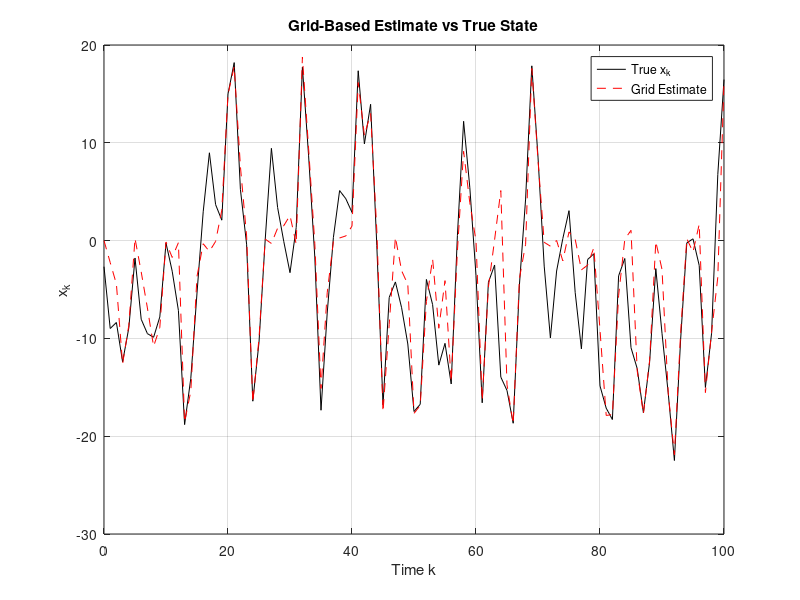
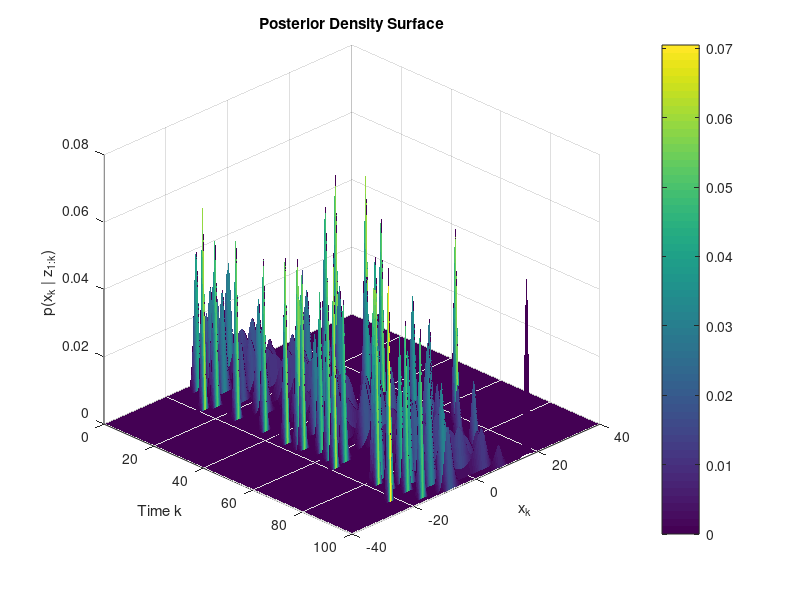

Reproduce these figures in MATLAB, in order. (Note: this script raises an error after producing the figures.)
%Grid-Based Filter for nonlinear estimation
clear; clc;

% Parameters
rng(1);
K_max = 100;
Q = 10;          % Process noise variance
R = 1;           % Measurement noise variance
N = 1000;        % Number of grid points
x_range = [-40, 40];
x_grid = linspace(x_range(1), x_range(2), N);  % State grid
dx = x_grid(2) - x_grid(1);  % Grid spacing

% Initialize true state and measurements
x_true = zeros(1, K_max + 1);
z = zeros(1, K_max + 1);
x_true(1) = randn;  % Initial state from N(0,1)

for k = 2:K_max + 1
    x_prev = x_true(k-1);
    v = sqrt(Q) * randn;
    x_true(k) = 0.5 * x_prev + (25 * x_prev) / (1 + x_prev^2) + 8 * cos(1.2 * (k-1)) + v;
end

for k = 1:K_max + 1
    n = sqrt(R) * randn;
    z(k) = (x_true(k)^2) / 20 + n;
end

% Initialize prior belief: p(x_0) ~ N(0,1)
prior = normpdf(x_grid, 0, 1);
prior = prior / sum(prior);  % Normalize

% Storage for estimates
x_gb = zeros(1, K_max + 1);
x_gb(1) = sum(x_grid .* prior);  % Expected value from prior
posterior_history = zeros(K_max + 1, N);  % For heatmap
posterior_history(1, :) = prior;

% Main filtering loop
for k = 2:K_max + 1
    % Prediction step
    pred = zeros(1, N);
    for j = 1:N
        f = 0.5 * x_grid(j) + (25 * x_grid(j)) / (1 + x_grid(j)^2) + 8 * cos(1.2 * (k-1));
        pred = pred + prior(j) * normpdf(x_grid, f, sqrt(Q));
    end
    pred = pred / sum(pred);  % Normalize prediction

    % Update step using measurement likelihood
    z_pred = (x_grid.^2) / 20;
    likelihood = normpdf(z(k), z_pred, sqrt(R));
    posterior = likelihood .* pred;
    posterior = posterior / sum(posterior);  % Normalize posterior

    % Save results
    x_gb(k) = sum(x_grid .* posterior);
    posterior_history(k, :) = posterior;

    % Prepare for next step
    prior = posterior;
end

% --- Plot Results ---
figure;
plot(0:K_max, x_true, 'k-', 'DisplayName', 'True x_k'); hold on;
plot(0:K_max, x_gb, 'r--', 'DisplayName', 'Grid Estimate');
xlabel('Time k'); ylabel('x_k');
legend; grid on;
title('Grid-Based Estimate vs True State');


[X, K] = meshgrid(x_grid, 0:K_max);
figure;
surf(K, X, posterior_history, 'EdgeColor', 'none');
xlabel('Time k'); ylabel('x_k'); zlabel('p(x_k | z_{1:k})');
title('Posterior Density Surface');
view([45 30]);
colorbar;


k_vals = (0:K_max)';
abs_error = abs(x_true - x_gb);

grid_table = table(k_vals, x_true', x_gb', abs_error', ...
    'VariableNames', {'k', 'x_true', 'x_grid_estimate', 'abs_error'});

disp('Grid-Based Filter Results:');
disp(grid_table(1:101, :));

save('\\filestore.((location))Grid_based_output.mat', 'x_true', 'x_gb');
